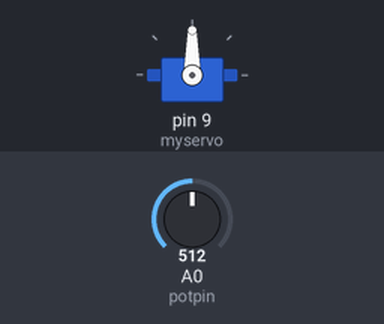
Simulated run of this sketch. Board: Arduino Uno, built with avr-gcc and run on an emulated ATmega328P. Parts: servo. The test bench sets the inputs (shaded band); at power-on: A0 (potpin) = 512. What the sketch prints to the serial monitor is not drawn.

Above: at 1.2 s.
1.3 s: A0 (potpin) set to 716
At 2.0 s:
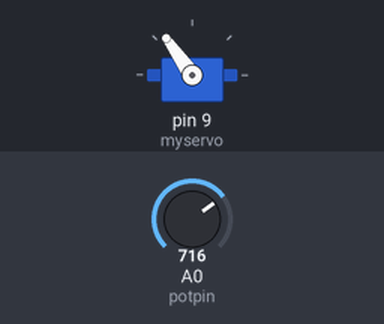
2.8 s: A0 (potpin) set to 900
At 3.1 s:
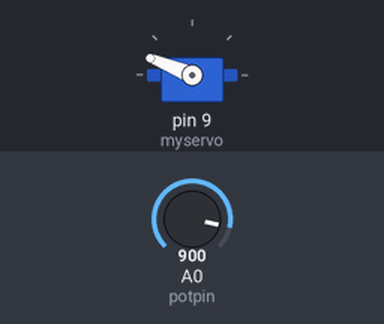
4.3 s: A0 (potpin) set to 1023
At 5.4 s:
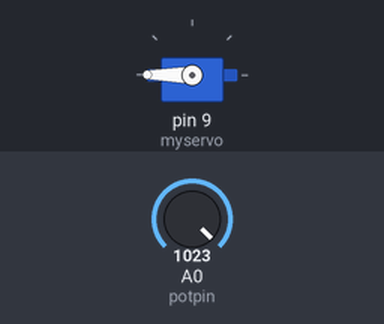
5.8 s: A0 (potpin) set to 306
At 6.5 s:
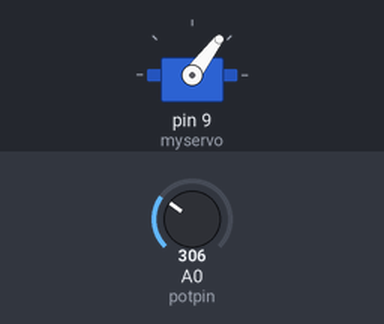
7.3 s: A0 (potpin) set to 122
At 7.7 s:
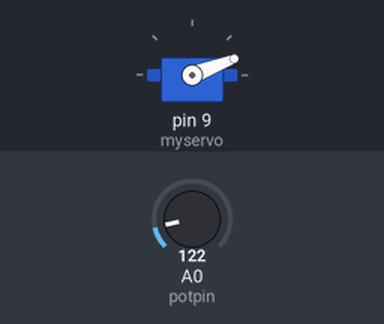
8.8 s: A0 (potpin) set to 0
At 10.1 s:
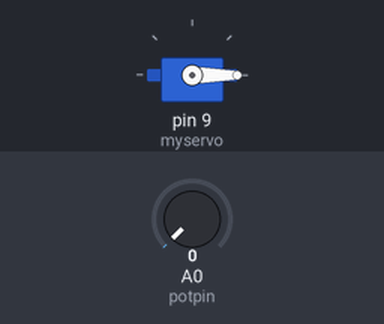
Timing chart, 0 to 11.3 s (numbered marks = the images above; inputs shaded):
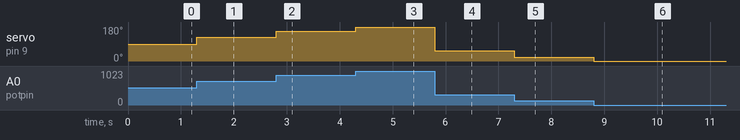

Measured:
- after the input at 1.3 s, servo on pin 9 (myservo): 90° → 125° at once
- after the input at 2.8 s, servo on pin 9 (myservo): 125° → 158° at once
- after the input at 4.3 s, servo on pin 9 (myservo): 158° → 180° at once
- after the input at 5.8 s, servo on pin 9 (myservo): 180° → 53° at once
- after the input at 7.3 s, servo on pin 9 (myservo): 53° → 21° at once
- after the input at 8.8 s, servo on pin 9 (myservo): 21° → 0° at once

The sketch:

processinTest.ino.ino
```cpp
#include <Servo.h>
Servo myservo;

int potpin = 0;  // analog pin used to connect the potentiometer
int val;    // variable to read the value from the analog pin
int val2;
int del = 1;// retardo entre  pasos

   void setup(){
      Serial.begin(9600);
      myservo.attach(9);
   }

   void loop(){
      val = analogRead(potpin);
      val2 = map(val, 0, 1023, 0, 180);
      myservo.write(val2);
      //valor = random(0, 255);
      val=map(val, 0, 1023, 0, 255);
      Serial.write(val);
      delay(del);
   }
```
